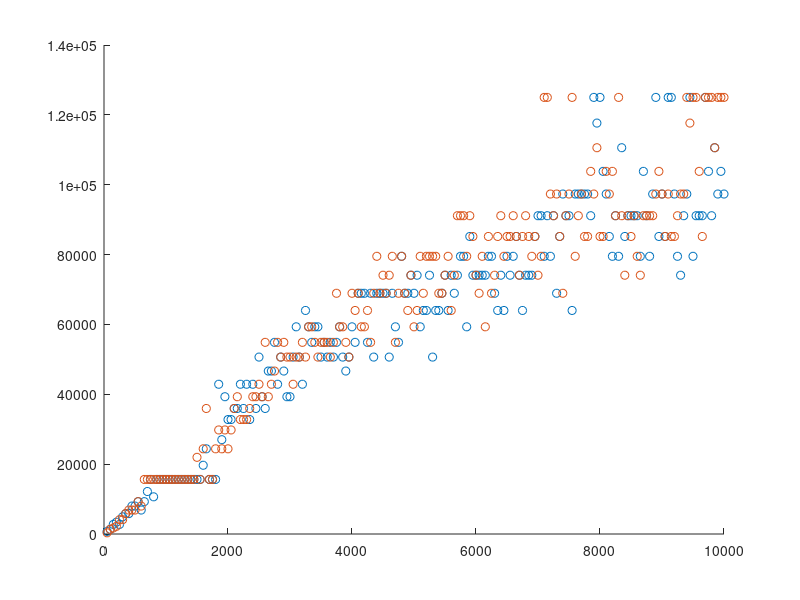

Here is the MATLAB script that generated this plot:
clf; hold on;
b = load("boxnum1.csv");

npart = b(:,1);
nbox = b(:,2);
ips = b(:,3);
%plot(npart, 1 ./ ips);
plot(npart, nbox .^ 3, "o");



b = load("boxnum2.csv");

npart = b(:,1);
nbox = b(:,2);
ips = b(:,3);
plot(npart, nbox .^ 3, "o");

hold off;
